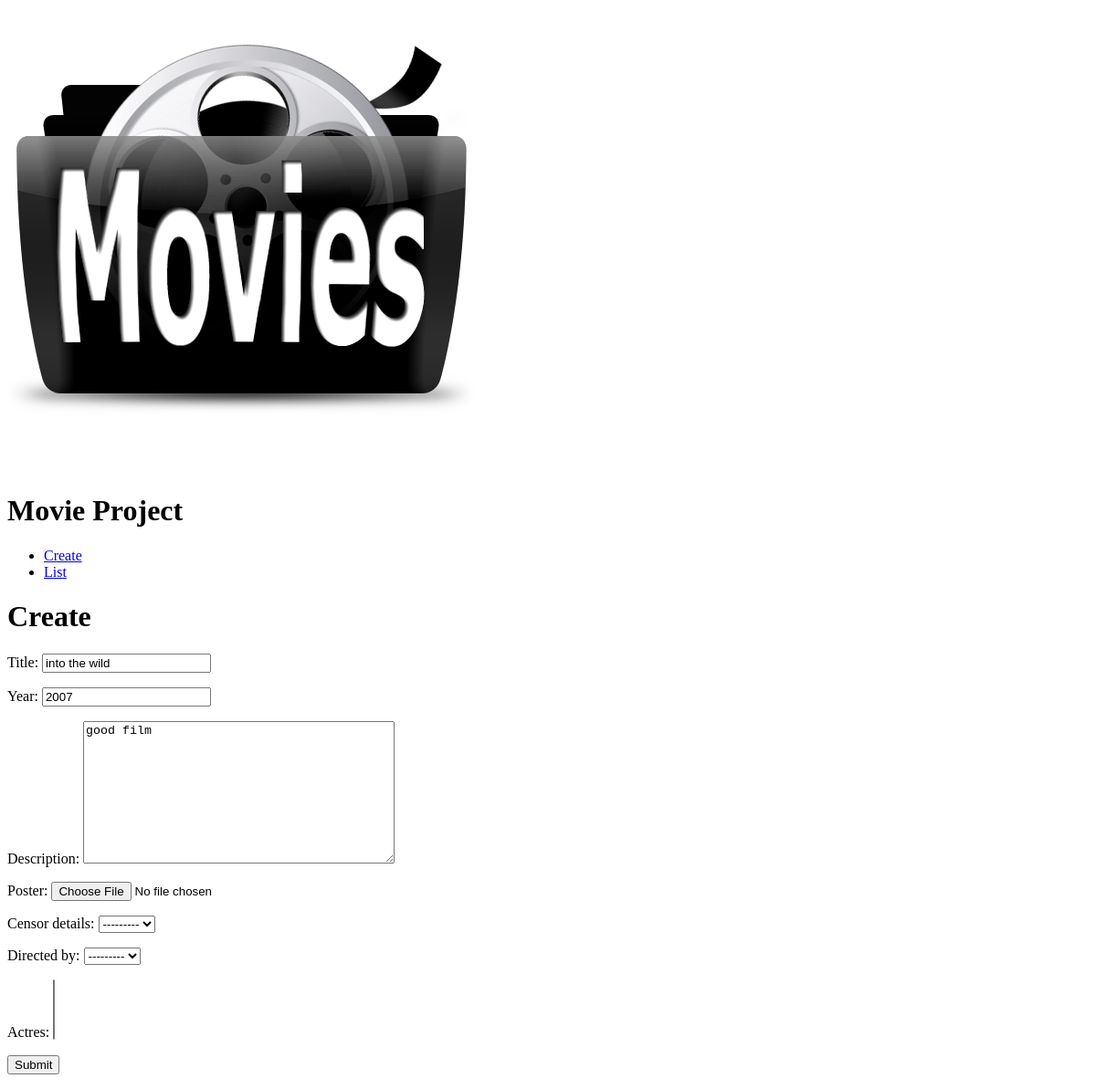
Before: /edit/2 with the older database file.
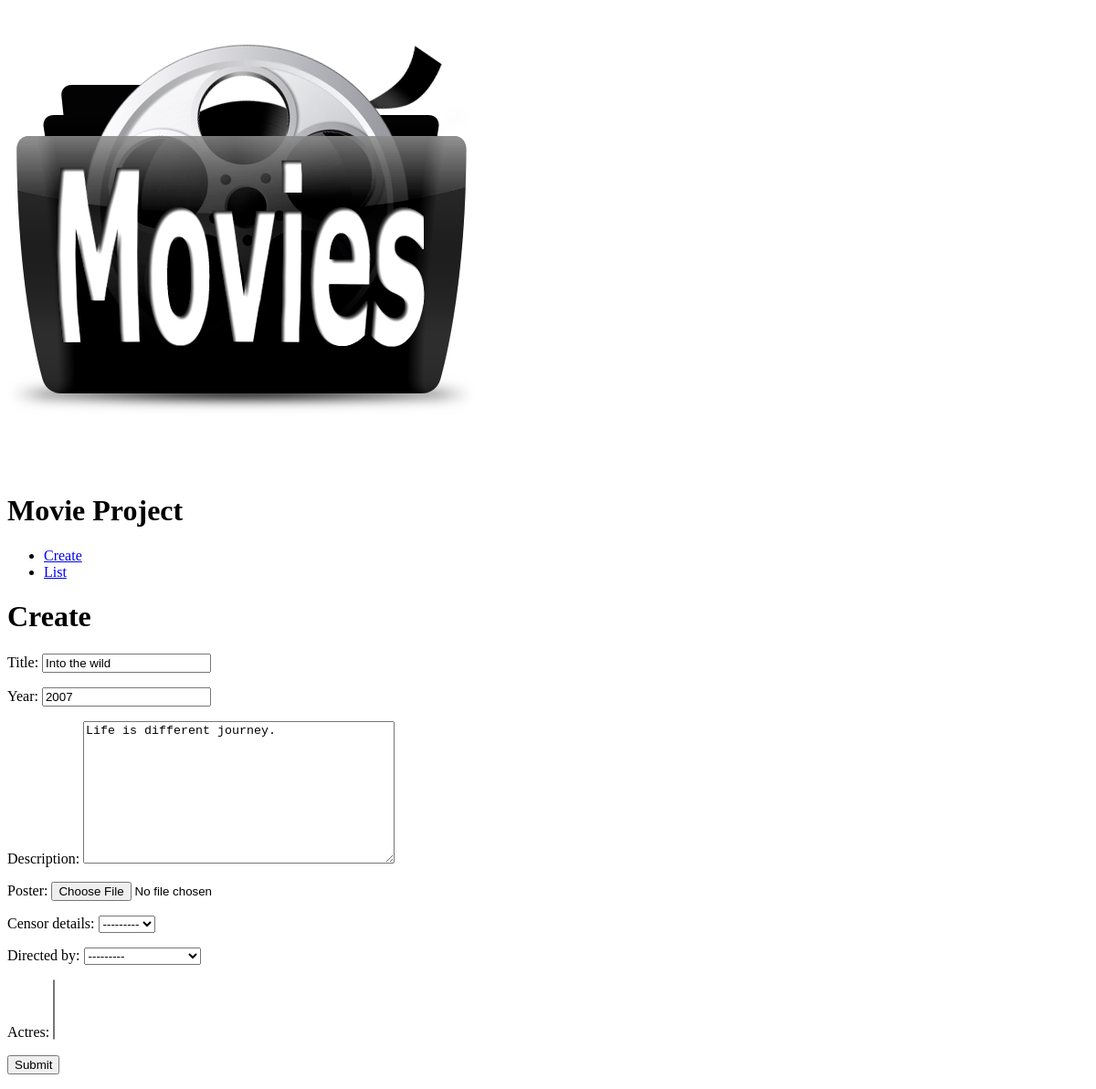
After: the same page with the newer database file.
### movies/models.py (models this page shows)
class MovieInfo(models.Model):
    title=models.CharField(max_length=250)
    year=models.IntegerField(null=True)
    description=models.TextField()
    poster=models.ImageField(upload_to='images/',null=True)
    censor_details=models.OneToOneField(CensorInfo,on_delete=models.SET_NULL,related_name='movie',null=True)
    directed_by=models.ForeignKey(Director,null=True,on_delete=models.CASCADE,related_name='directed_movie')
    actres=models.ManyToManyField(Actor,related_name='acted_movies')

### movies/views.py (the view)
# urls.py: path('edit/<pk>',views.edit,name='edit'),
def edit(request,pk):
    edt=MovieInfo.objects.get(pk=pk)
    if request.POST:
        frm=MovieForm(request.POST,instance=edt)
        if frm.is_valid():
            edt.save()
    else:
        frm=MovieForm(instance=edt)
    return render(request,'create.html',{'frm':frm})

### movies/forms.py
class MovieForm(ModelForm):
    class Meta:
        model=MovieInfo
        fields='__all__'

### templates/create.html (shortened to what this page needs)
{% extends 'blank_layout.html' %}
{% block content %}
<p><h1>Create</h1></p>
<form method="post" enctype="multipart/form-data">
    {{ frm.as_p }}
    <button type="sumbit">Submit</button>
</form>
{% endblock content %}

Changed rows visible on the page:
changed MovieInfo: title "into the wild" → "Into the wild"; description "good film" → "Life is different journey."
